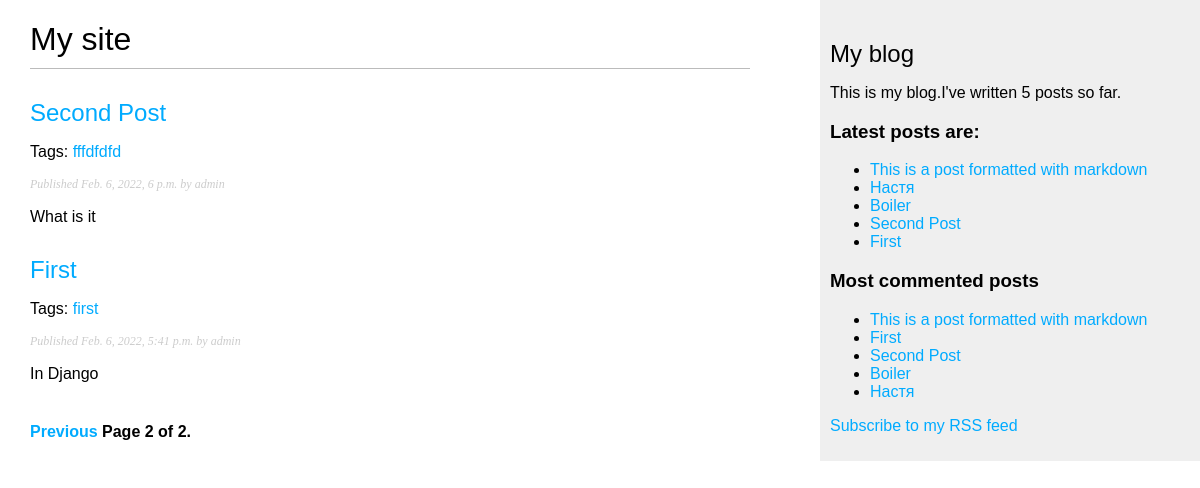
Screenshot of /blog/?page=2 with the database file from the repository.
### blog/models.py (models this page shows, shortened)
class Post(models.Model):
	STATUS_CHOICES = (
		('draft', 'Draft'),
		('published', 'Published')
	)
	title = models.CharField(max_length=255)
	slug = models.SlugField(max_length=250, unique_for_date='publish')
	author = models.ForeignKey(
		User,
		on_delete=models.CASCADE,
		related_name='blog_posts'
	)
	body = models.TextField()
	publish = models.DateTimeField(default=timezone.now)
	created = models.DateTimeField(auto_now_add=True)
	updated = models.DateTimeField(auto_now=True)
	status = models.CharField(
		max_length=10,
		choices=STATUS_CHOICES,
		default='draft'
	)
	objects = models.Manager()
	published = PublishedManager()
	tags = TaggableManager()
	class Meta:
		ordering = ('-publish',)
	def get_absolute_url(self):
		return reverse('blog:post_detail', args=[
			self.publish.year,
			self.publish.month,
			self.publish.day,
			self.slug])

### blog/views.py (the view)
# urls.py: path('', views.post_list, name='post_list'),
def post_list(request, tag_slug=None):
	object_list = Post.published.all()
	tag = None
	if tag_slug:
		tag = get_object_or_404(Tag, slug=tag_slug)
		object_list = object_list.filter(tags__in=[tag])
	paginator = Paginator(object_list, 3)
	page = request.GET.get('page')
	try:
		posts = paginator.page(page)
	except PageNotAnInteger:
		posts = paginator.page(1)
	except EmptyPage:
		posts = paginator.page(paginator.num_pages)
	return render(request, 'blog/post/list.html', {
		'page': page,
		'posts': posts,
		'tag': tag
	})

### blog/models.py (called while the page is built)
	def get_queryset(self):
		return super(
			PublishedManager,
			self
		).get_queryset().filter(status='published')

### blog/templatetags/blog_tags.py (called while the page is built)
@register.simple_tag
def total_posts():
    return Post.published.count()

@register.inclusion_tag('blog/post/latest_posts.html')
def show_latest_posts(count=5):
    latest_posts = Post.published.order_by('-publish')[:count]
    return {'latest_posts': latest_posts}

@register.simple_tag
def get_most_commented_posts(count=5):
    return Post.published.annotate(
        total_comments=Count('comments')
    ).order_by('-total_comments')[:count]

@register.filter(name='markdown')
def markdown_format(text):
    return mark_safe(markdown.markdown(text))

### blog/templates/blog/post/list.html (shortened to what this page needs)
{% extends "blog/base.html" %}
{% load blog_tags %}
{% block content %}
    <h1>My site</h1>
    {% for post in posts %}
        <h2>
            <a href="{{ post.get_absolute_url }}">
                {{ post.title }}
            </a>
        </h2>
        <p class="tags">Tags:
        {% for tag in post.tags.all %}
            <a href="{% url 'blog:post_list_by_tag' tag.slug %}">
                {{ tag.name }}
            </a>
            {% endfor %}
        </p>
        <p class="date">
            Published {{ post.publish }} by {{ post.author }}
        </p>
        {{ post.body|markdown|truncatewords_html:30 }}
    {% endfor %}
    {% include "pagination.html" with page=posts %}
{% endblock %}

### blog/templates/blog/base.html (shortened to what this page needs)
{% load blog_tags %}
{% load static %}
<!DOCTYPE html>
<html lang="en">
<head>
    <link href="{% static 'css/blog.css' %}" rel="stylesheet">
</head>
<body>
    <div id="content">
        {% block content %}
        {% endblock %}
    </div>
    <div id="sidebar">
        <h2>My blog</h2>
        <p>This is my blog.I've written {% total_posts %} posts so far.</p>
        <h3>Latest posts are:</h3>
        {% show_latest_posts %}
        <h3>Most commented posts</h3>
        {% get_most_commented_posts as most_commented_posts %}
        <ul>
            {% for post in most_commented_posts %}
                <li>
                  <a href="{{ post.get_absolute_url }}">{{ post.title }}</a>
                </li>
            {% endfor %}
        </ul>
        <p>
            <a href="{% url 'blog:post_feed' %}">Subscribe to my RSS feed</a>
        </p>
    </div>
</body>
</html>

### blog/templates/blog/post/latest_posts.html
<ul>
  {% for post in latest_posts %}
    <li>
      <a href="{{ post.get_absolute_url }}">{{ post.title }}</a>
    </li>
  {% endfor %}
</ul>

### blog/static/css/blog.css (style rules this page uses)
body { margin:0; padding:0; font-family:helvetica, sans-serif; }
a { color:#00abff; text-decoration:none; }
h1 { font-weight:normal; border-bottom:1px solid #bbb; padding:0 0 10px 0; }
h2 { font-weight:normal; margin:30px 0 0; }
#content { float:left; width:60%; padding:0 0 0 30px; }
#sidebar { float:right; width:30%; padding:10px; background:#efefef; height:100%; }
p.date { color:#ccc; font-family: georgia, serif; font-size: 12px; font-style: italic; }

### rows the page displays
Post: title "Second Post", publish "Feb. 6, 2022, 6 p.m.", author "admin", body "What is it"
Tag: name "fffdfdfd"
Post: title "First", publish "Feb. 6, 2022, 5:41 p.m.", author "admin", body "In Django"
Tag: name "first"
Post: title "This is a post formatted with markdown"
Post: title "Настя"
Post: title "Boiler"

### other values shown
{{ page.number }} "2"
{{ page.paginator.num_pages }} "2"
